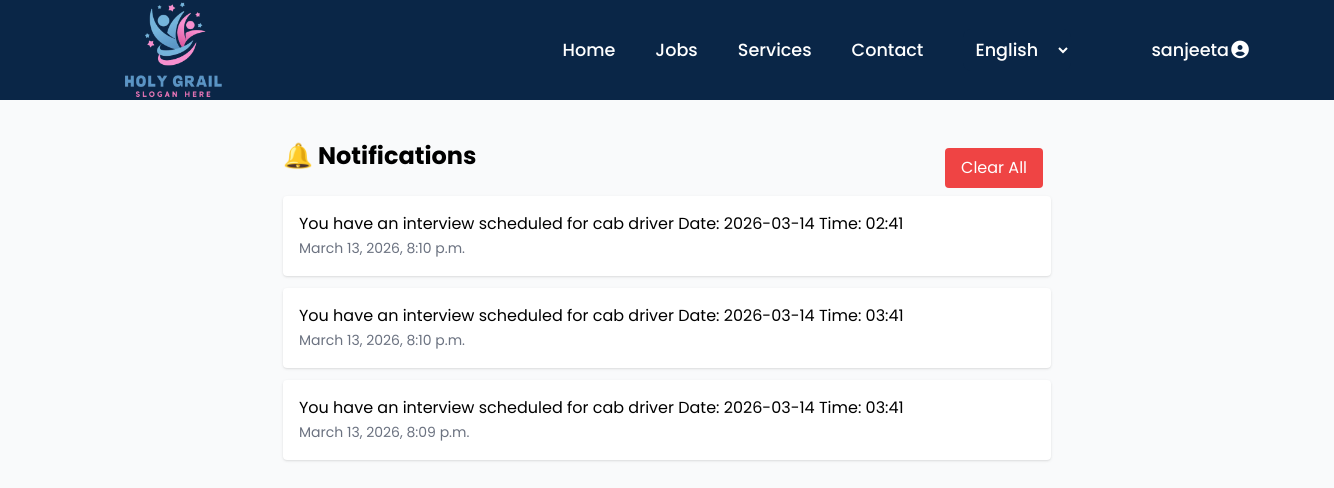
The page /notifications/ (signed in) on the database its author committed.
### notifications/models.py (models this page shows, shortened)
class Notification(models.Model):
    user = models.ForeignKey(
        settings.AUTH_USER_MODEL,
        on_delete=models.CASCADE,
        related_name="notifications"
    )
    message = models.TextField()
    link = models.URLField(blank=True, null=True)
    is_read = models.BooleanField(default=False)
    created_at = models.DateTimeField(auto_now_add=True)

### notifications/views.py (the view)
# urls.py: path('notifications/', include('notifications.urls')),
@login_required
def notifications(request):
    notifications = Notification.objects.filter(
        user=request.user
    ).order_by("-created_at")
    return render(request, "notifications/Notification.html", {
        "notifications": notifications
    })

### templates/notifications/Notification.html (shortened to what this page needs)
{% extends 'home.html' %}
{% load static %}
{% block csslink %}
<link rel="stylesheet" href="{% static 'css/style.css' %}"/>
<link rel="stylesheet" href="{% static 'css/Notification.css' %}">
<link rel="stylesheet" href="https://cdnjs.cloudflare.com/ajax/libs/font-awesome/7.0.1/css/all.min.css" />
{% endblock csslink %}
{% block body %}
  <div class="max-w-3xl mx-auto mt-10">
<div class="flex justify-between">
    <h2 class="text-2xl font-bold mb-6">
        🔔 Notifications
    </h2>
    <a href="{% url 'notifications:clear_notifications' %}"
    onclick="return confirm('Clear all notifications?')"
    class="bg-red-500 text-white px-4 py-2 rounded hover:bg-red-600 m-2">
    Clear All
    </a>
</div>
{% for n in notifications %}
<div class="bg-white shadow p-4 rounded mb-3">
<p>{{ n.message }}</p>
<span class="text-sm text-gray-500">
{{ n.created_at }}
</span>
</div>
{% empty %}
<p>No notifications yet</p>
{% endfor %}
</div>
{% endblock body %}

### templates/home.html (shortened to what this page needs)
{% load static %}
<!DOCTYPE html>
<html lang="en">
  <head>
    {% block csslink %}{% endblock csslink %}
    <script src="https://cdn.tailwindcss.com"></script>
    <link href="https://unpkg.com/boxicons@2.1.4/css/boxicons.min.css" rel="stylesheet" />
  </head>
  <body class="font-poppins relative bg-gray-50">
    <header class="bg-primary sticky top-0 z-50">
      <nav class="max-w-[1200px] mx-auto px-4">
        <div id="navbar" class="flex justify-between items-center h-[100px]">
          {% if user.profile.role == "seeker" %}
            <a href="{% url 'accounts:seeker_dashboard' %}">
              <img
                class="w-[100px] md:w-[180px]"
                src="{% static 'images/logo.png' %}"
                alt="LOGO"
              />
            </a>
          {% endif %}
          <ul
            id="menu"
            class="hidden md:flex items-center list-none space-x-0 md:space-x-10 text-white font-medium text-[1.1rem]"
          >
          {% if user.profile.role == "seeker" %}
          <li>
            <a href="{% url 'accounts:seeker_dashboard' %}" class="hover:text-accent transition-colors"
              >Home</a
            >
          </li>
          {% else %}
          <li>
            <a href="{% url 'accounts:provider_dashboard' %}" class="hover:text-accent transition-colors"
              >Home</a
            >
          </li>
          {% endif %}
            <li class="relative group z-20">
              {% if user.profile.role == "seeker" %}
              <a href="{% url 'jobs:job_list' %}" class="hover:text-accent transition-colors"
                >Jobs</a
              >
              {% else %}
              <a href="{% url 'jobs:recruiter_dashboard' %}" class="hover:text-accent transition-colors"
                >Jobs</a
              >
              {% endif %}
            </li>
            <li class="relative group z-20">
              <a href="{% url 'Pages:services' %}" class="hover:text-accent transition-colors"
                >Services</a
              >
            </li>
            <li class="relative group">
              <a href="{% url 'Pages:contact' %}" class="hover:text-accent transition-colors"
                >Contact</a
              >
            </li>
            <li>
              <select
                title="language"
                class="lang-option bg-primary text-white p-2 rounded-lg border-none outline-none cursor-pointer md:ml-0"
              >
                <option value="English">English</option>
              </select>
            </li>
            <li class="hidden lg:block ml-10 p-0">
              <div class="signin-buttons relative">
                {% if user.is_authenticated %}
                  <div class="d-flex align-items-center gap-3">
                      <li class="relative group z-20">
                        <span  class="hover:text-accent transition-colors"
                          >{{ user.username }}<i class="fa-solid fa-circle-user"></i></
                    </li>
                  </div>
                  {% endif %}
              </div>
            </li>
          </ul>
        </div>
      </nav>
    </header>
{% block body %}{% endblock body %}
  </body>
</html>

### static/css/style.css (style rules this page uses)
html { scroll-behavior: smooth; }

### rows shown on the page
Notification: message "You have an interview scheduled for cab driver Date: 2026-03-14 Time: 02:41", created_at "March 13, 2026, 8:10 p.m."
Notification: message "You have an interview scheduled for cab driver Date: 2026-03-14 Time: 03:41", created_at "March 13, 2026, 8:10 p.m."
Notification: message "You have an interview scheduled for cab driver Date: 2026-03-14 Time: 03:41", created_at "March 13, 2026, 8:09 p.m."

### other values the page prints
{{ user.username }} "sanjeeta"
